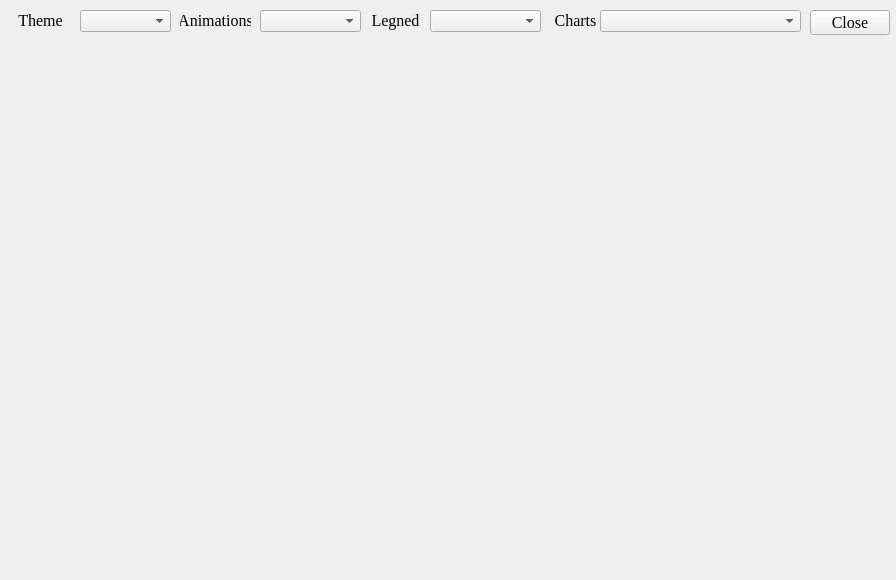
<?xml version="1.0" encoding="UTF-8"?>
<ui version="4.0">
 <class>ChartTheme</class>
 <widget class="QMainWindow" name="ChartTheme">
  <property name="geometry">
   <rect>
    <x>0</x>
    <y>0</y>
    <width>896</width>
    <height>580</height>
   </rect>
  </property>
  <property name="font">
   <font>
    <family>Times New Roman</family>
    <pointsize>12</pointsize>
   </font>
  </property>
  <property name="windowTitle">
   <string>ChartTheme</string>
  </property>
  <widget class="QWidget" name="centralwidget">
   <widget class="QWidget" name="gridLayoutWidget">
    <property name="geometry">
     <rect>
      <x>10</x>
      <y>40</y>
      <width>881</width>
      <height>531</height>
     </rect>
    </property>
    <layout class="QGridLayout" name="gridLayout"/>
   </widget>
   <widget class="QPushButton" name="pushButton">
    <property name="geometry">
     <rect>
      <x>810</x>
      <y>10</y>
      <width>80</width>
      <height>25</height>
     </rect>
    </property>
    <property name="text">
     <string>Close</string>
    </property>
   </widget>
   <widget class="QComboBox" name="themeComboBox">
    <property name="geometry">
     <rect>
      <x>80</x>
      <y>10</y>
      <width>91</width>
      <height>22</height>
     </rect>
    </property>
   </widget>
   <widget class="QComboBox" name="animatedComboBox">
    <property name="geometry">
     <rect>
      <x>260</x>
      <y>10</y>
      <width>101</width>
      <height>22</height>
     </rect>
    </property>
   </widget>
   <widget class="QComboBox" name="legendComboBox">
    <property name="geometry">
     <rect>
      <x>430</x>
      <y>10</y>
      <width>111</width>
      <height>22</height>
     </rect>
    </property>
   </widget>
   <widget class="QLabel" name="label">
    <property name="geometry">
     <rect>
      <x>10</x>
      <y>10</y>
      <width>61</width>
      <height>20</height>
     </rect>
    </property>
    <property name="text">
     <string>Theme</string>
    </property>
    <property name="alignment">
     <set>Qt::AlignCenter</set>
    </property>
   </widget>
   <widget class="QLabel" name="label_2">
    <property name="geometry">
     <rect>
      <x>180</x>
      <y>10</y>
      <width>71</width>
      <height>20</height>
     </rect>
    </property>
    <property name="text">
     <string>Animations</string>
    </property>
    <property name="alignment">
     <set>Qt::AlignCenter</set>
    </property>
   </widget>
   <widget class="QLabel" name="label_3">
    <property name="geometry">
     <rect>
      <x>370</x>
      <y>10</y>
      <width>51</width>
      <height>20</height>
     </rect>
    </property>
    <property name="text">
     <string>Legned</string>
    </property>
    <property name="alignment">
     <set>Qt::AlignCenter</set>
    </property>
   </widget>
   <widget class="QComboBox" name="chartComboBox">
    <property name="geometry">
     <rect>
      <x>600</x>
      <y>10</y>
      <width>201</width>
      <height>22</height>
     </rect>
    </property>
   </widget>
   <widget class="QLabel" name="label_4">
    <property name="geometry">
     <rect>
      <x>550</x>
      <y>10</y>
      <width>51</width>
      <height>20</height>
     </rect>
    </property>
    <property name="text">
     <string>Charts</string>
    </property>
    <property name="alignment">
     <set>Qt::AlignCenter</set>
    </property>
   </widget>
  </widget>
 </widget>
 <resources/>
 <connections/>
</ui>
